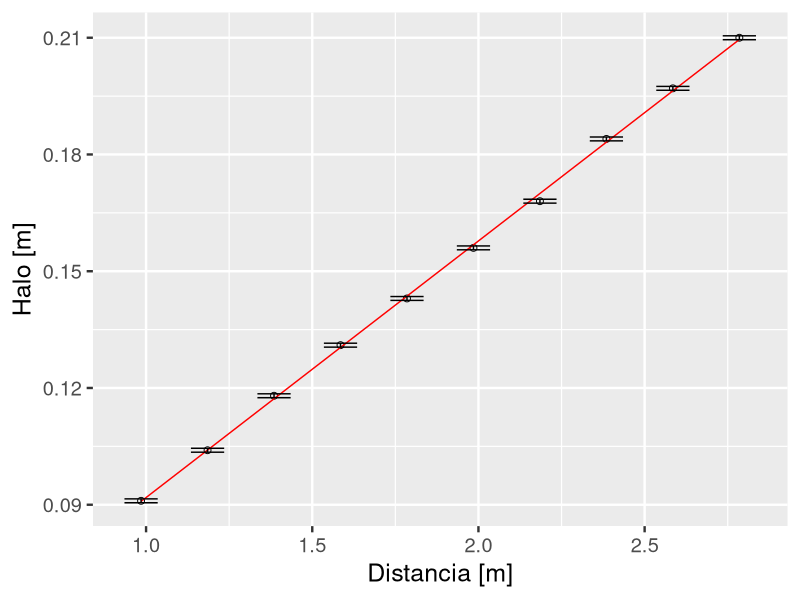
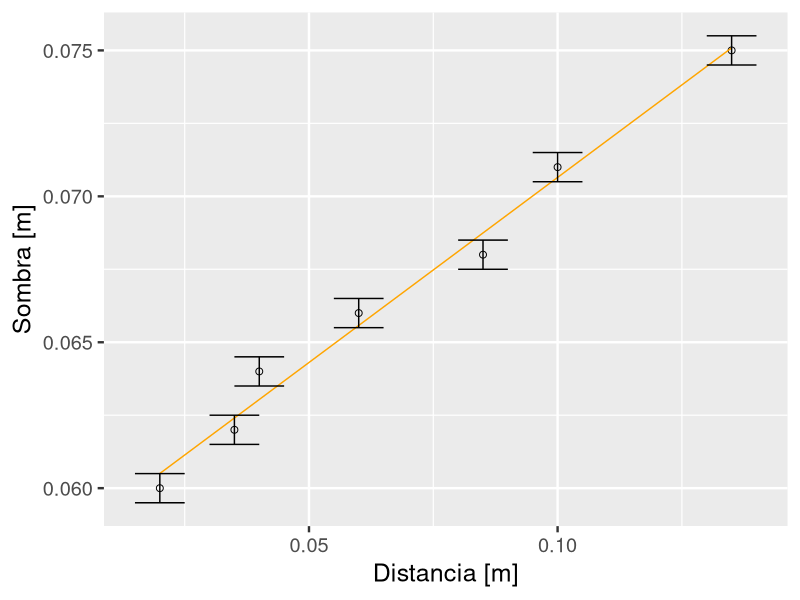

Recreate these plots in R, in order.
## ANÁLISE DE DADOS DO EXPERIMENTO 1 DE F839-A (2S 2020)
## Autor: João Vitor Martins Fernandez
## Objetivo: dado um vetor de entrada de dados, o script cria um 
## dataframe e utiliza a função lm para fazer a regressão linear.
## As funções são para o plot dos gráficos
## Rodar as linhas 105 e 106 para os resultados da lente divergente
## Rodar as linhas 115 e 116 para os resultados da lente convergente

## ----- ENTRADA DE DADOS

# DADOS LENTE DIVERGENTE [m]
Halo <- c(0.091, 0.104, 0.118, 0.131, 0.143, 0.156, 0.168, 0.184, 0.197, 0.21)          # Halo eixo vertical
Distancia0 <- c(1.0, 1.2, 1.4, 1.6, 1.8, 2.0, 2.2, 2.4, 2.6, 2.8)                       # Considerando espessura do celular (1.5 cm = 0.015 m)
Distancia2 <- c(0.9850, 1.185, 1.385, 1.585, 1.785, 1.985, 2.185, 2.385, 2.585, 2.785)  # Descontando a espessura do celular
Erro.Halo <- c(0.0005,0.0005,0.0005,0.0005,0.0005,0.0005,0.0005,0.0005,0.0005,0.0005)   # Erro da régua usada para medir o halo / sombra

# Distância flash-lente --> d0 = 1 m 
# Largura verdical da lente --> a = (0.032 +- 0.05) m ~ armação grossa

# DADOS LENTE CONVERGENTE [m]
Sombra <- c(0.060, 0.062, 0.064, 0.066, 0.068, 0.071, 0.075 )
DistanciaZ <- c(0.020, 0.035, 0.040, 0.060, 0.085, 0.100, 0.135 )
Erro.Sombra <- c(0.0005,0.0005,0.0005,0.0005,0.0005,0.0005,0.0005)

# Largura verdical da lente, no centro  --> a = (0.036 +- 0.05) m ~ armação grossa

# CONVERSÃO EM DATAFRAME PARA A ANÁLISE
Dados.Divg <- data.frame(Distancia2,Halo,Erro.Halo)
Dados.Conv <- data.frame(DistanciaZ,Sombra,Erro.Sombra)

## ----- FUNCOES PARA LINEARIZACAO

# LENTE DIVERGENTE
Divg.Lin <- function(dados){
  
  divg <- lm(Halo ~ I(Distancia2), 
             data = dados, 
             weights = 1/(Erro.Halo)^2)  # Incerteza
  
  red.pred <- predict(divg)
  
  return(list(fit = divg, red.pred = red.pred))
}

# LENTE CONVERGENTE
Conv.Lin <- function(dados){
  
  conv <- lm(Sombra ~ I(DistanciaZ), 
             data = dados,
             weights = 1/(Erro.Sombra)^2)  # Incerteza
  
  red.pred <- predict(conv)
  
  return(list(fit = conv, red.pred = red.pred))
}

## ----- AJUSTE

# CHAMADA DA FUNÇÃO
Divg.fit <- Divg.Lin(Dados.Divg)  
Conv.fit <- Conv.Lin(Dados.Conv)

## ----- FUNCOES PARA PLOTAR OS GRAFICOS
library(ggplot2)

# LENTE DIVERGENTE
plot.Divg <- function(dados,ajuste,
                      rotuloX = "Distancia [m]",
                      rotuloY = "Halo [m]"){
  
  dados$ajuste <- ajuste$red.pred
  
  gr <- ggplot(data = dados, aes(x = Distancia2, y = Halo))
  gr <- gr + geom_point(aes(x = Distancia2, y = Halo), size = 2, shape = 1)
  gr <- gr + geom_line(aes(x = Distancia2, y = ajuste), colour = "red")
  gr <- gr + labs(x = rotuloX, y = rotuloY)
  gr <- gr + theme_gray(base_size = 18)
  gr <- gr + geom_errorbar(aes(ymin = Halo - 0.0005, ymax = Halo + 0.0005), width=.1)
  
  return (gr)
}

# Lente CONVERGENTE
plot.Conv <- function(dados,ajuste,
                      rotuloX = "Distancia [m]",
                      rotuloY = "Sombra [m]"){
  
  dados$ajuste <- ajuste$red.pred
  
  gr <- ggplot(data = dados, aes(x = DistanciaZ, y = Sombra))
  gr <- gr + geom_point(aes(x = DistanciaZ, y = Sombra), size = 2, shape = 1)
  gr <- gr + geom_line(aes(x = DistanciaZ, y = ajuste), colour = "orange")
  gr <- gr + labs(x = rotuloX, y = rotuloY)
  gr <- gr + theme_gray(base_size = 18)
  gr <- gr + geom_errorbar(aes(ymin = Sombra - 0.0005, ymax = Sombra + 0.0005), width = 0.01)
  
  return (gr)
}

## ----- PLOT DOS GRÁFICOS E RESULTADOS
Grafico.Lente.Divg <- plot.Divg(Dados.Divg, Divg.fit)
Grafico.Lente.Conv <- plot.Conv(Dados.Conv, Conv.fit)

# LENTE DIVERGENTE  ---> D = (1/d0 - (I(Distancia2))/a)
Grafico.Lente.Divg
summary(Divg.fit$fit) 

# d0 = 1 m, a = (0.032 +- 0.005) m
# coef. linear: Intercept = (0.026 +- 0.001)
# coef. angular: I(Distancia2) = (0.0659 +- 0.0005)
# Propagação de erro: Err.Divg = sqrt((0.0005/0.032)^2 + ((0.0659*0.005)/(0.032)^2)^2)) = 0.322 ~ 0.3
# RESULTADO: D = - 1.060606 --> D = - 1.1 +- 0.3 ~ (D = - 1.00)

# LENTE CONVERGENTE  ---> D = (I(DistanciaZ))/a
Grafico.Lente.Conv
summary(Conv.fit$fit) 

# a = (0.036 +- 0.005) m
# coef. linear: I(Distancia2) = (0.0659 +- 0.0005)
# coef. angular: Intercept = (0.058 +- 0.001)
# Propagação de erro: Err.Conv = sqrt((0.007/0.036)^2 + ((0.127*0.005)/(0.036)^2)^2) = 0.527 ~ 0.5
# RESULTADO: D = 3.527778 --> D = 3.5 +- 0.4 ~ (D = 3.0)
